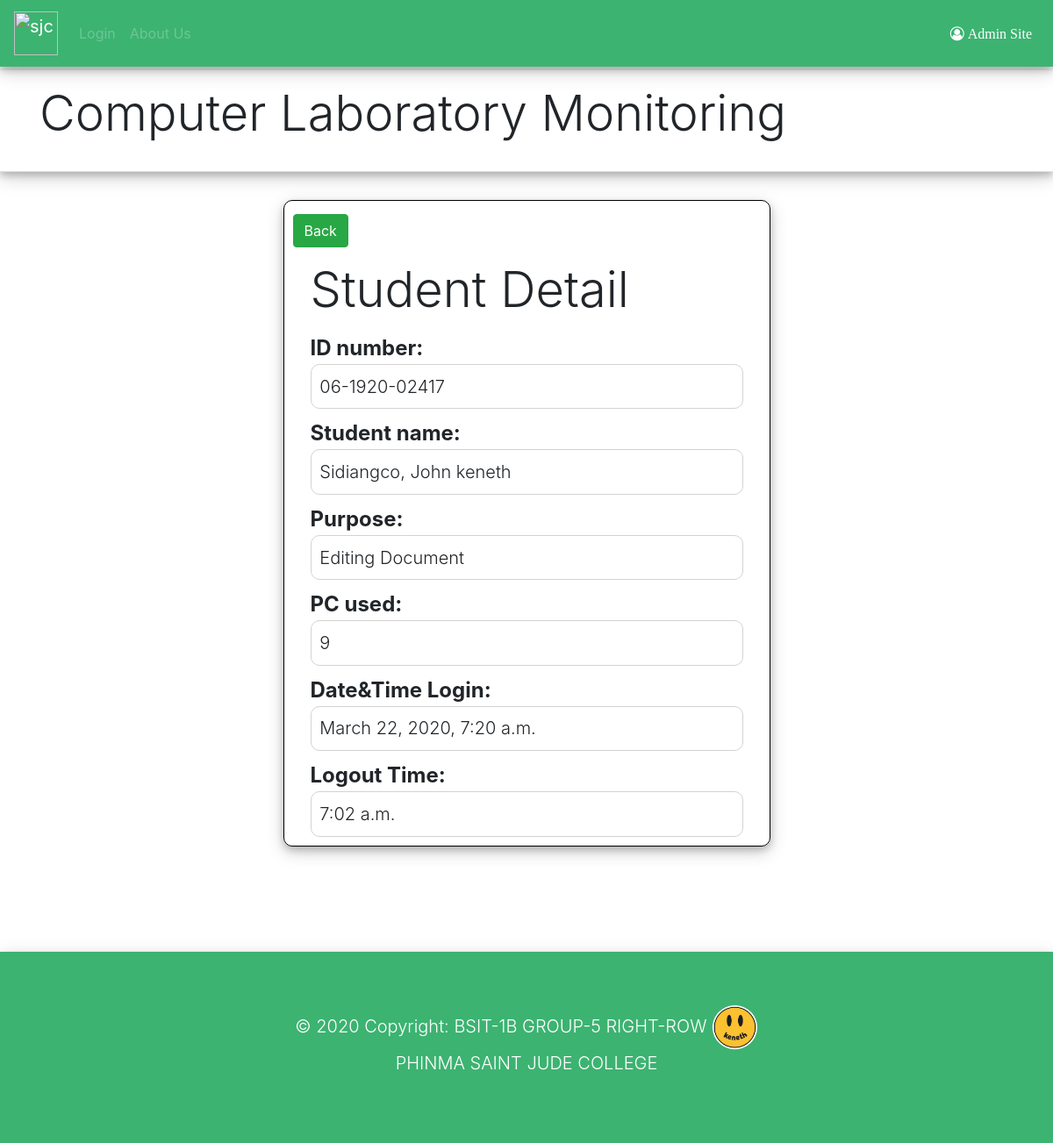
The app's page /student/56/ with its own data.
### timein/models.py (models this page shows, shortened)
class Student(models.Model):
	admin = models.ForeignKey(User, on_delete=models.CASCADE)
	ID_number = models.CharField(max_length=15)
	last_name = models.CharField(max_length=50)
	first_name = models.CharField(max_length=50)
	course = models.CharField(max_length=20)
	purpose = models.CharField(choices=purposes, blank=False, max_length=20, default='general')
	pc = models.IntegerField()
	date = models.DateTimeField(default=timezone.now)
	timeout = models.TimeField(default=timezone.now, blank=True, null=True)

### timein/views.py (the view)
# urls.py: path('student/<int:pk>/', views.user_detail, name='user_detail'),
def user_detail(request, pk):
	student = get_object_or_404(Student, pk=pk)
	if request.method == "POST":
	    form = lout(request.POST, instance=student)
	    if form.is_valid():
	        student = form.save(commit=False)
	        student.admin = request.user
	        student.timeout = timezone.now()
	        student.save()
	        return redirect('user_detail',pk=student.pk)
	else:
	    form = lout(instance=student)
	    return render(request, 'user_detail.html', {'student': student, 'form': form})

### timein/templates/user_detail.html (shortened to what this page needs)
{% extends 'layout.html' %}
{% block content %}
<div class="box2 col-md-6 mx-auto">
    <div class="container">
        <div id="back">
            <a type="button" class="btn btn-success btn-md" href="{% url 'user_list' %}">Back</a>
        </div>
        <h1 id="" style="margin-top:7%; margin-bottom:3%;" class="display-4">Student Detail</h1>
        <p class="tag">
            ID number:
        </p>
        <div class="box3">
            <p style="margin:2%;" class="lead">
                {{ student.ID_number }}
            </p>
        </div>
        <p class="tag">
            Student name:
        </p>
        <div class="box3">
            <p style="margin:2%;" class="lead">
                {{ student.last_name }}, {{ student.first_name }}
            </p>
        </div>
        <p class="tag">
            Purpose:
        </p>
        <div class="box3">
            <p style="margin:2%;" class="lead">
                {{ student.purpose }}
            </p>
        </div>
        <p class="tag">
            PC used:
        </p>
        <div class="box3">
            <p style="margin:2%;" class="lead">
                {{ student.pc }}
            </p>
        </div>
        <p class="tag">
            Date&Time Login:
        </p>
        <div class="box3">
            <p style="margin:2%;" class="lead">
                {{ student.date }}
            </p>
        </div>
        <p class="tag">
            Logout Time:
        </p>
        <div class="box3">
            <p style="margin:2%;" class="lead">
                {% with student.timeout as p %}
                {% if p == None %}
                --:--:--
                {% else %}
                {{ student.timeout }}
                {% endif %}
                {% endwith %}
            </p>
        </div>
    </div>
</div>
{% endblock %}

### timein/static/css/layout.css (style rules this page uses)
.box2 { border: 1px solid black; border-radius: 10px; box-shadow: 0 4px 8px 0 rgba(0, 0, 0, 0.2), 0 6px 20px 0 rgba(0, 0, 0, 0.19); }
.box3 { border: 1px solid #d3d3d3; border-radius: 10px; margin-bottom: 2%; }
.tag { margin: 0px; font-weight: bold; font-size: 24px; }
#back { margin-top: 3%; margin-bottom: -4%; margin-left: -20px; }

### timein/static/css/float_label.css (style rules this page uses)
:root { --input-padding-x: .75rem; --input-padding-y: .75rem; }

### records on screen
Student: ID_number "06-1920-02417", last_name "Sidiangco", first_name "John keneth", purpose "Editing Document", pc "9", date "March 22, 2020, 7:20 a.m.", timeout "7:02 a.m."
